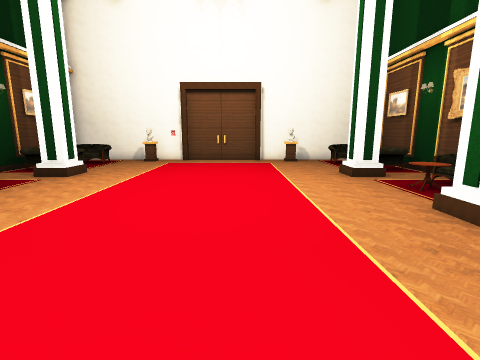
View 1 (above)

16 first-person views from a walk through a 3-D level made in the Godot game engine. The camera is 1.4 m above the floor, tilts 10° down and sees 85° across. The floor is counted in squares, 1 m on a side. Each view is taken from the middle of a square. On the plan, view 1 faces up. The plan holds only what a view shows up to about 13 squares ahead; the rest is blank. Some surface patterns are stand-ins.

View 2
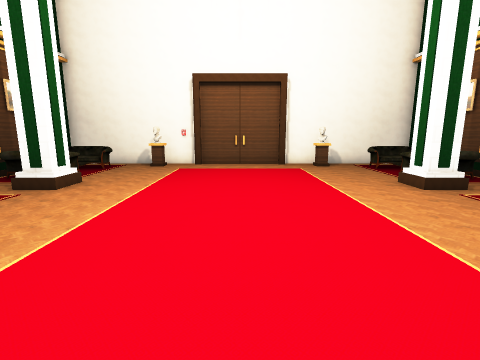

View 3
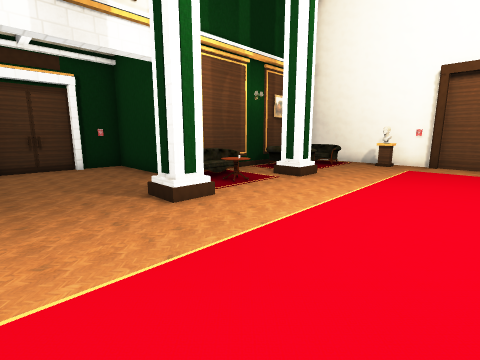

View 4
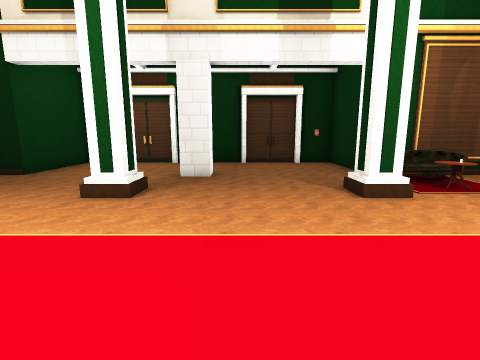

View 5
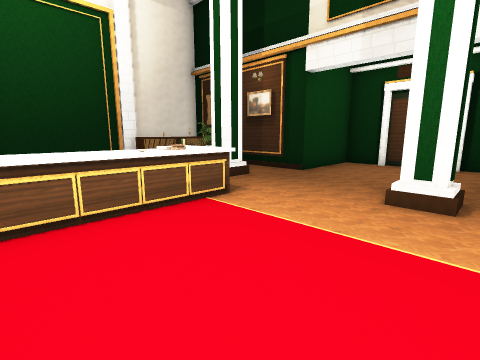

View 6
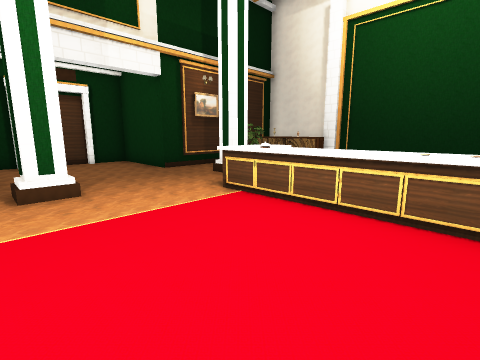

View 7
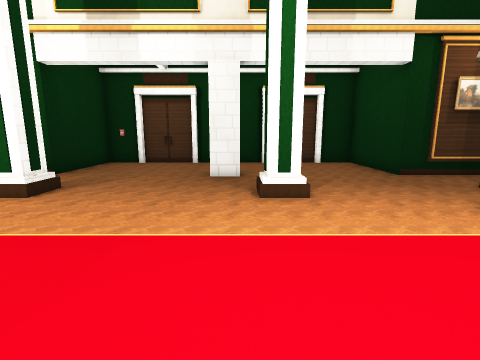

View 8
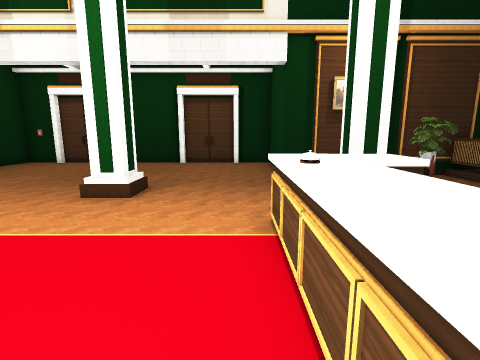

View 9
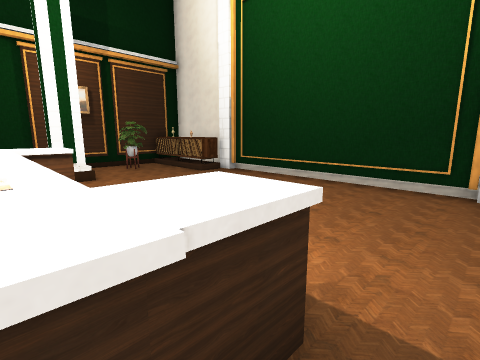

View 10
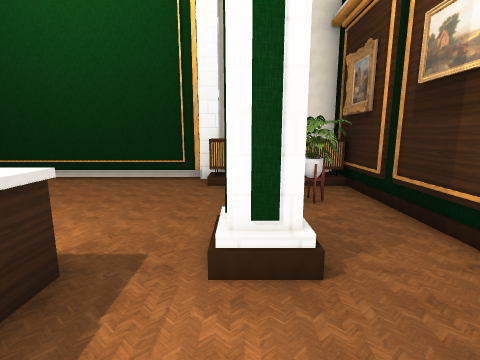

View 11
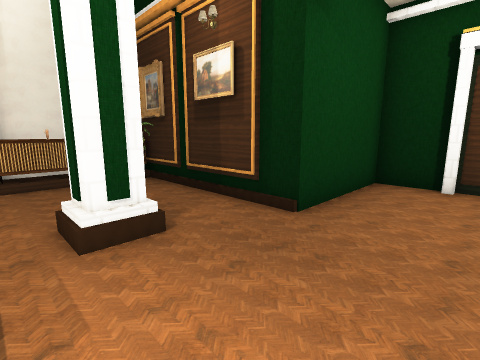

View 12
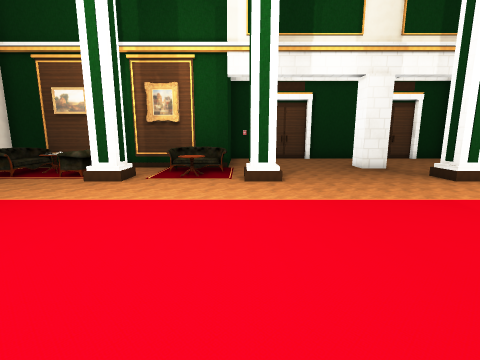

View 13
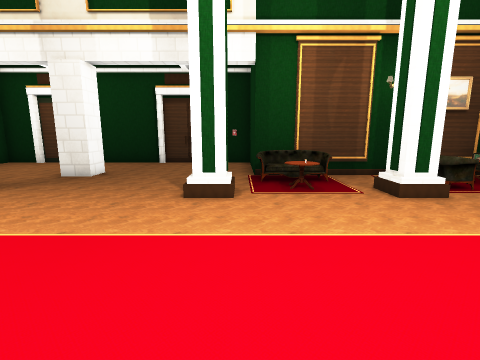

View 14
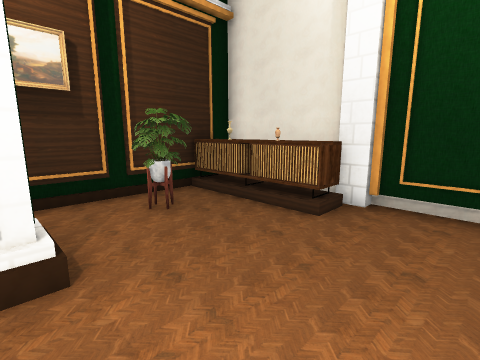

View 15
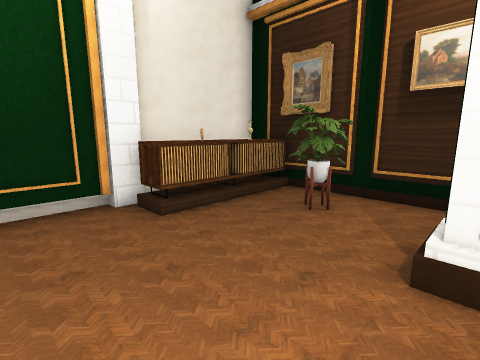

View 16
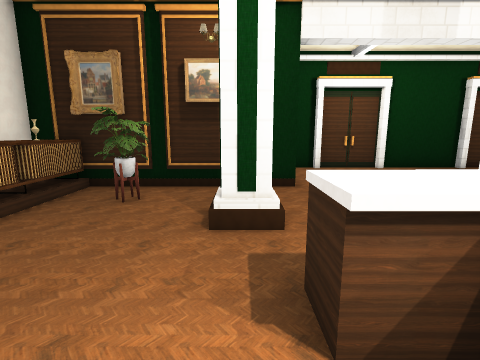

### Floor plan
Key: @ floor where view 1 was taken; # wall or solid block; . main floor; : floor 0.5 m higher than the main floor; D closed door; ^ raised ledge; S sofa; T table; I sideboard; O other object.
Columns run from 13 left of view 1 to 11 right of it. Each row starts with its distance up from view 1.
 15     #######D  #######
 14     #...O.#DDD#.O...#
 13     #SS...........SS#
 12     #OO...........OO#
 11     #OO...........OO#
 10     #SS#..........SS#
  9     #..#.........##.#
  8     #S.............S#
  7     #:T...........T:#
  6 #####ST...........TS#####
  5 #.......................#
  4 #......#.........#......#
  3 #.......................#
  2 #.......................#
  1 #.......................#
  0 #...#........@......#...#
 -1 #.......................#
 -2 #......#.........#......#
 -3 #.......................#
 -4 #.......................#
 -5 #.......................#
 -6 #........^O^^^^^........#
 -7 #####....^.   .^....#####
 -8     #..#....  . .#..#
 -9     #......    .....#
-10     ###.....  .....##
-11     ###...... .....##
-12     #III.........III#
-13     #I I#.......#III#
-14     #################

Positions as (right, up) in squares from view 1, and headings:
1: (0, 0), facing up
2: (-1, 2), facing up
3: (-1, 1), facing up-left
4: (0, 1), facing left
5: (0, -1), facing down-left
6: (-3, -1), facing down-right
7: (-2, -1), facing right
8: (-2, -5), facing right
9: (-5, -6), facing down-right
10: (-6, -5), facing down
11: (-5, -4), facing down-left
12: (-4, 5), facing right
13: (0, 5), facing left
14: (1, -8), facing down-right
15: (-3, -8), facing down-left
16: (-2, -8), facing left
